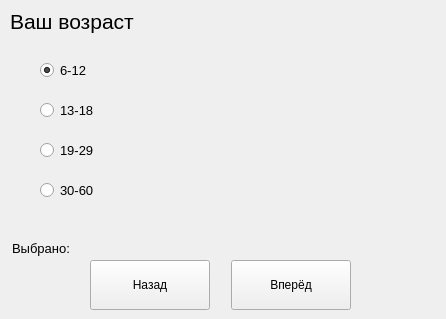
<?xml version="1.0" encoding="UTF-8"?>
<ui version="4.0">
 <class>MainWindow</class>
 <widget class="QMainWindow" name="MainWindow">
  <property name="geometry">
   <rect>
    <x>0</x>
    <y>0</y>
    <width>446</width>
    <height>319</height>
   </rect>
  </property>
  <property name="minimumSize">
   <size>
    <width>446</width>
    <height>319</height>
   </size>
  </property>
  <property name="maximumSize">
   <size>
    <width>446</width>
    <height>319</height>
   </size>
  </property>
  <property name="windowTitle">
   <string>MainWindow</string>
  </property>
  <widget class="QWidget" name="centralwidget">
   <widget class="QPushButton" name="btn_back">
    <property name="geometry">
     <rect>
      <x>90</x>
      <y>260</y>
      <width>120</width>
      <height>50</height>
     </rect>
    </property>
    <property name="font">
     <font>
      <family>Segoe UI</family>
     </font>
    </property>
    <property name="text">
     <string>Назад</string>
    </property>
   </widget>
   <widget class="QLabel" name="label_img">
    <property name="geometry">
     <rect>
      <x>170</x>
      <y>43</y>
      <width>241</width>
      <height>181</height>
     </rect>
    </property>
    <property name="text">
     <string/>
    </property>
   </widget>
   <widget class="QPushButton" name="btn_next">
    <property name="geometry">
     <rect>
      <x>231</x>
      <y>260</y>
      <width>120</width>
      <height>50</height>
     </rect>
    </property>
    <property name="font">
     <font>
      <family>Segoe UI</family>
     </font>
    </property>
    <property name="text">
     <string>Вперёд</string>
    </property>
   </widget>
   <widget class="QLabel" name="label_task">
    <property name="geometry">
     <rect>
      <x>10</x>
      <y>6</y>
      <width>331</width>
      <height>31</height>
     </rect>
    </property>
    <property name="font">
     <font>
      <family>Segoe UI</family>
      <pointsize>16</pointsize>
     </font>
    </property>
    <property name="text">
     <string>Ваш возраст</string>
    </property>
   </widget>
   <widget class="QLabel" name="label_selected">
    <property name="geometry">
     <rect>
      <x>12</x>
      <y>240</y>
      <width>321</width>
      <height>16</height>
     </rect>
    </property>
    <property name="font">
     <font>
      <family>Segoe UI</family>
      <pointsize>10</pointsize>
     </font>
    </property>
    <property name="text">
     <string>Выбрано:</string>
    </property>
   </widget>
   <widget class="QRadioButton" name="radioButton_4">
    <property name="geometry">
     <rect>
      <x>40</x>
      <y>180</y>
      <width>111</width>
      <height>20</height>
     </rect>
    </property>
    <property name="font">
     <font>
      <family>Segoe UI</family>
      <pointsize>10</pointsize>
     </font>
    </property>
    <property name="text">
     <string>30-60</string>
    </property>
   </widget>
   <widget class="QRadioButton" name="radioButton_2">
    <property name="geometry">
     <rect>
      <x>40</x>
      <y>100</y>
      <width>111</width>
      <height>20</height>
     </rect>
    </property>
    <property name="font">
     <font>
      <family>Segoe UI</family>
      <pointsize>10</pointsize>
     </font>
    </property>
    <property name="text">
     <string>13-18</string>
    </property>
   </widget>
   <widget class="QRadioButton" name="radioButton_1">
    <property name="geometry">
     <rect>
      <x>40</x>
      <y>60</y>
      <width>110</width>
      <height>20</height>
     </rect>
    </property>
    <property name="font">
     <font>
      <family>Segoe UI</family>
      <pointsize>10</pointsize>
     </font>
    </property>
    <property name="text">
     <string>6-12</string>
    </property>
    <property name="checked">
     <bool>true</bool>
    </property>
   </widget>
   <widget class="QRadioButton" name="radioButton_3">
    <property name="geometry">
     <rect>
      <x>40</x>
      <y>140</y>
      <width>121</width>
      <height>20</height>
     </rect>
    </property>
    <property name="font">
     <font>
      <family>Segoe UI</family>
      <pointsize>10</pointsize>
     </font>
    </property>
    <property name="text">
     <string>19-29</string>
    </property>
   </widget>
  </widget>
 </widget>
 <resources/>
 <connections/>
</ui>
